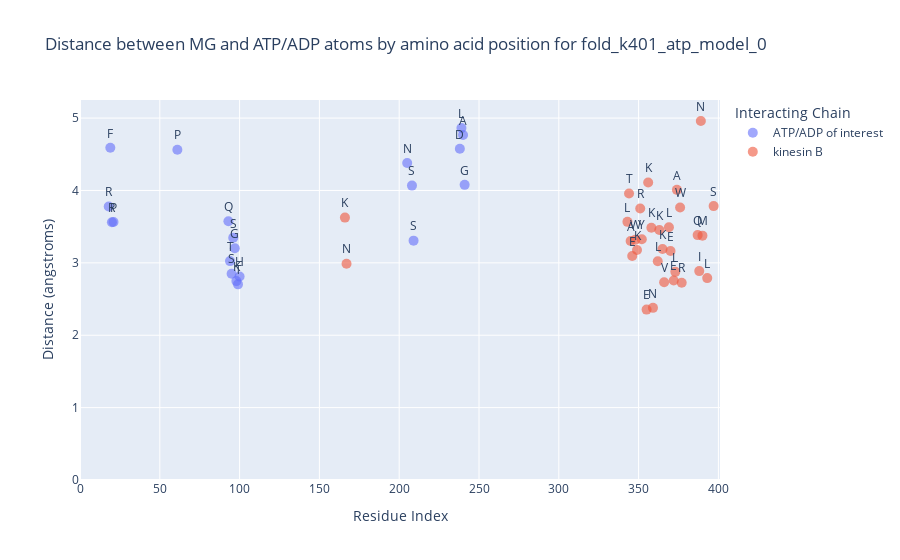
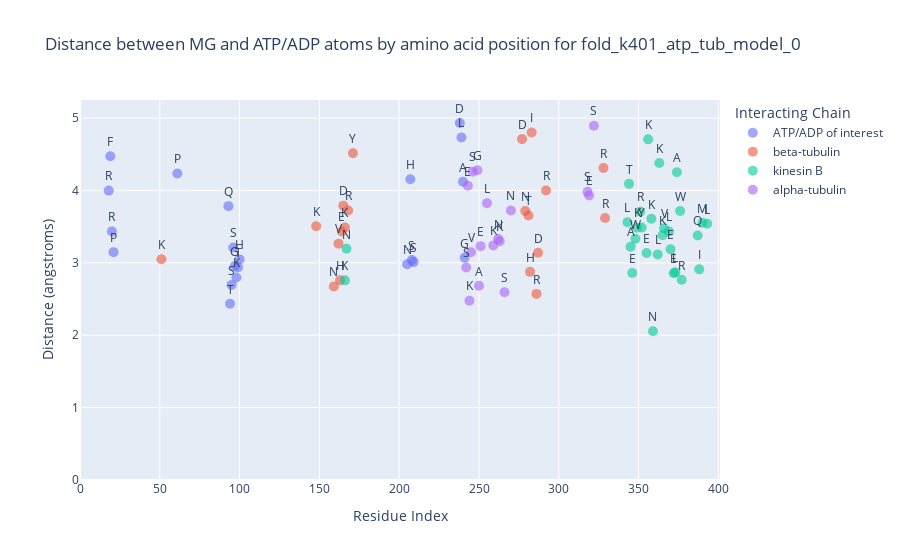

Notebook code cell kept with these figures, in order:
### Code cell
import pandas as pd
import plotly.express as px

# Define the path to the CSV file
csv_file_path = "../../Jazzer_surf/3d_predictions/chimeras/test/interactions_all_files.csv"

# Read the CSV file into a DataFrame
df = pd.read_csv(csv_file_path)

# Function to create a plot for each file
def create_plots(df):
    unique_files = df['file'].unique()
    plots = []

    for file in unique_files:
        df_file = df[df['file'] == file]

        # Filter to get the shortest distances for each interaction
        df_filtered = df_file.loc[df_file[df_file['chain'] == 'A'].groupby(['resi', 'interacting_chain'])['distance (angstroms)'].idxmin()]

        # Exclude interactions with Mg and chain letters A, G, H
        df_filtered = df_filtered[(df_filtered['interacting_resn'] != 'MG') & (~df_filtered['interacting_chain'].isin(['A', 'G', 'H']))]

        # Map interacting_resn to single-letter codes for better readability
        aa_dict = {
            'ALA': 'A', 'ARG': 'R', 'ASN': 'N', 'ASP': 'D', 'CYS': 'C', 'GLN': 'Q', 'GLU': 'E', 'GLY': 'G',
            'HIS': 'H', 'ILE': 'I', 'LEU': 'L', 'LYS': 'K', 'MET': 'M', 'PHE': 'F', 'PRO': 'P', 'SER': 'S',
            'THR': 'T', 'TRP': 'W', 'TYR': 'Y', 'VAL': 'V'
        }
        df_filtered['residue_one_letter'] = df_filtered['resn'].map(aa_dict)
        df_filtered['residue'] = df_filtered['resi'].astype(str) + df_filtered['residue_one_letter']

        # Determine which chain map to use based on the file name
        if 'tub' in file.lower():
            chain_map = {
                'B': 'kinesin B',
                'C': 'alpha-tubulin',
                'D': 'beta-tubulin',
                'E': 'ATP/ADP of interest',
                'F': 'Non important',
                'G': 'Non important',
                'I': 'Magnesium ion',
                'J': 'Non important',
                'K': 'Non important',
                'L': 'Non important'
            }
        else:
            chain_map = {
                'B': 'kinesin B',
                'C': 'ATP/ADP of interest',
                'D': 'Magnesium ion'
            }

        # Apply the chain mapping
        df_filtered['interacting_chain'] = df_filtered['interacting_chain'].map(chain_map)

        # Create the interactive plot
        fig = px.scatter(df_filtered, x='resi', y='distance (angstroms)', color='interacting_chain', text='residue_one_letter',
                         labels={'resi': 'Residue Index', 'distance (angstroms)': 'Distance (angstroms)', 'interacting_chain': 'Interacting Chain'},
                         title=f"Distance between MG and ATP/ADP atoms by amino acid position for {file}")

        # Update layout for better visualization
        fig.update_traces(textposition='top center', marker=dict(size=10, opacity=0.6))
        fig.update_layout(
            legend_title_text='Interacting Chain',
            xaxis_range=[0, 401],  # Set a fixed range for the x-axis
            yaxis_range=[0, 5.25]  # Set a fixed range for the y-axis
        )

        # Show the plot
        fig.show()

        plots.append(fig)

    return plots

# Create and display the plots
plots = create_plots(df)

### Figure 1 — Plotly figure (JSON) as saved in the notebook; plotly's stock layout.template omitted (floating-point values rounded to 4 significant figures)
{"data": [{"hovertemplate": "Interacting Chain=ATP/ADP of interest<br>Residue Index=%{x}<br>Distance (angstroms)=%{y}<br>residue_one_letter=%{text}<extra></extra>", "legendgroup": "ATP/ADP of interest", "marker": {"color": "#636efa", "opacity": 0.6, "size": 10, "symbol": "circle"}, "mode": "markers+text", "name": "ATP/ADP of interest", "orientation": "v", "showlegend": true, "text": ["R", "F", "R", "P", "P", "Q", "T", "S", "S", "G", "K", "T", "H", "N", "S", "S", "D", "L", "A", "G"], "textposition": "top center", "type": "scatter", "x": [18, 19, 20, 21, 61, 93, 94, 95, 96, 97, 98, 99, 100, 205, 208, 209, 238, 239, 240, 241], "xaxis": "x", "y": [3.778, 4.59, 3.561, 3.564, 4.563, 3.575, 3.024, 2.85, 3.346, 3.201, 2.748, 2.703, 2.812, 4.38, 4.067, 3.307, 4.576, 4.862, 4.766, 4.078], "yaxis": "y"}, {"hovertemplate": "Interacting Chain=kinesin B<br>Residue Index=%{x}<br>Distance (angstroms)=%{y}<br>residue_one_letter=%{text}<extra></extra>", "legendgroup": "kinesin B", "marker": {"color": "#EF553B", "opacity": 0.6, "size": 10, "symbol": "circle"}, "mode": "markers+text", "name": "kinesin B", "orientation": "v", "showlegend": true, "text": ["K", "N", "L", "T", "A", "E", "W", "K", "R", "Y", "E", "K", "K", "N", "L", "K", "K", "V", "L", "E", "E", "L", "A", "W", "R", "Q", "I", "N", "M", "L", "S"], "textposition": "top center", "type": "scatter", "x": [166, 167, 343, 344, 345, 346, 348, 349, 351, 352, 355, 356, 358, 359, 362, 363, 365, 366, 369, 370, 372, 373, 374, 376, 377, 387, 388, 389, 390, 393, 397], "xaxis": "x", "y": [3.625, 2.989, 3.567, 3.958, 3.303, 3.094, 3.321, 3.177, 3.751, 3.327, 2.354, 4.109, 3.486, 2.378, 3.022, 3.454, 3.19, 2.731, 3.493, 3.164, 2.756, 2.876, 4.008, 3.766, 2.726, 3.383, 2.886, 4.959, 3.376, 2.79, 3.784], "yaxis": "y"}], "layout": {"legend": {"title": {"text": "Interacting Chain"}, "tracegroupgap": 0}, "title": {"text": "Distance between MG and ATP/ADP atoms by amino acid position for fold_k401_atp_model_0"}, "xaxis": {"anchor": "y", "domain": [0, 1], "range": [0, 401], "title": {"text": "Residue Index"}}, "yaxis": {"anchor": "x", "domain": [0, 1], "range": [0, 5.25], "title": {"text": "Distance (angstroms)"}}}}

### Figure 2 — Plotly figure (JSON) as saved in the notebook; plotly's stock layout.template omitted (floating-point values rounded to 4 significant figures)
{"data": [{"hovertemplate": "Interacting Chain=ATP/ADP of interest<br>Residue Index=%{x}<br>Distance (angstroms)=%{y}<br>residue_one_letter=%{text}<extra></extra>", "legendgroup": "ATP/ADP of interest", "marker": {"color": "#636efa", "opacity": 0.6, "size": 10, "symbol": "circle"}, "mode": "markers+text", "name": "ATP/ADP of interest", "orientation": "v", "showlegend": true, "text": ["R", "F", "R", "P", "P", "Q", "T", "S", "S", "G", "K", "T", "H", "N", "H", "S", "S", "D", "L", "A", "G"], "textposition": "top center", "type": "scatter", "x": [18, 19, 20, 21, 61, 93, 94, 95, 96, 97, 98, 99, 100, 205, 207, 208, 209, 238, 239, 240, 241], "xaxis": "x", "y": [3.998, 4.472, 3.435, 3.148, 4.235, 3.783, 2.434, 2.696, 3.212, 2.955, 2.798, 2.938, 3.048, 2.981, 4.155, 3.039, 3.01, 4.932, 4.731, 4.12, 3.07], "yaxis": "y"}, {"hovertemplate": "Interacting Chain=beta-tubulin<br>Residue Index=%{x}<br>Distance (angstroms)=%{y}<br>residue_one_letter=%{text}<extra></extra>", "legendgroup": "beta-tubulin", "marker": {"color": "#EF553B", "opacity": 0.6, "size": 10, "symbol": "circle"}, "mode": "markers+text", "name": "beta-tubulin", "orientation": "v", "showlegend": true, "text": ["K", "K", "N", "V", "H", "E", "D", "K", "R", "Y", "D", "N", "T", "H", "I", "R", "D", "R", "R", "R"], "textposition": "top center", "type": "scatter", "x": [51, 148, 159, 162, 163, 164, 165, 166, 168, 171, 277, 279, 281, 282, 283, 286, 287, 292, 328, 329], "xaxis": "x", "y": [3.05, 3.507, 2.674, 3.265, 2.761, 3.434, 3.791, 3.489, 3.723, 4.513, 4.71, 3.715, 3.654, 2.876, 4.8, 2.571, 3.139, 4.0, 4.311, 3.619], "yaxis": "y"}, {"hovertemplate": "Interacting Chain=kinesin B<br>Residue Index=%{x}<br>Distance (angstroms)=%{y}<br>residue_one_letter=%{text}<extra></extra>", "legendgroup": "kinesin B", "marker": {"color": "#00cc96", "opacity": 0.6, "size": 10, "symbol": "circle"}, "mode": "markers+text", "name": "kinesin B", "orientation": "v", "showlegend": true, "text": ["K", "N", "L", "T", "A", "E", "W", "K", "R", "Y", "E", "K", "K", "N", "L", "K", "K", "V", "L", "E", "E", "L", "A", "W", "R", "Q", "I", "M", "L"], "textposition": "top center", "type": "scatter", "x": [166, 167, 343, 344, 345, 346, 348, 349, 351, 352, 355, 356, 358, 359, 362, 363, 365, 366, 369, 370, 372, 373, 374, 376, 377, 387, 388, 390, 393], "xaxis": "x", "y": [2.758, 3.195, 3.561, 4.092, 3.224, 2.859, 3.332, 3.486, 3.708, 3.49, 3.137, 4.706, 3.609, 2.054, 3.115, 4.38, 3.381, 3.478, 3.434, 3.189, 2.857, 2.871, 4.253, 3.716, 2.766, 3.379, 2.91, 3.554, 3.539], "yaxis": "y"}, {"hovertemplate": "Interacting Chain=alpha-tubulin<br>Residue Index=%{x}<br>Distance (angstroms)=%{y}<br>residue_one_letter=%{text}<extra></extra>", "legendgroup": "alpha-tubulin", "marker": {"color": "#ab63fa", "opacity": 0.6, "size": 10, "symbol": "circle"}, "mode": "markers+text", "name": "alpha-tubulin", "orientation": "v", "showlegend": true, "text": ["S", "E", "K", "V", "S", "G", "A", "E", "L", "K", "N", "K", "S", "N", "S", "E", "S"], "textposition": "top center", "type": "scatter", "x": [242, 243, 244, 245, 246, 249, 250, 251, 255, 259, 262, 263, 266, 270, 318, 319, 322], "xaxis": "x", "y": [2.936, 4.065, 2.477, 3.146, 4.26, 4.28, 2.683, 3.231, 3.825, 3.241, 3.328, 3.299, 2.595, 3.723, 3.983, 3.93, 4.895], "yaxis": "y"}], "layout": {"legend": {"title": {"text": "Interacting Chain"}, "tracegroupgap": 0}, "title": {"text": "Distance between MG and ATP/ADP atoms by amino acid position for fold_k401_atp_tub_model_0"}, "xaxis": {"anchor": "y", "domain": [0, 1], "range": [0, 401], "title": {"text": "Residue Index"}}, "yaxis": {"anchor": "x", "domain": [0, 1], "range": [0, 5.25], "title": {"text": "Distance (angstroms)"}}}}
